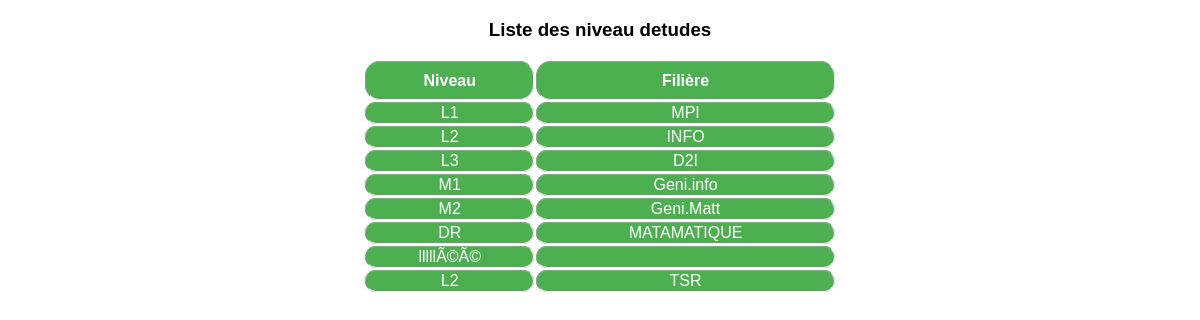
The page /projetdf/list_proj3.php on the database its author committed.
### tables this page shows
CREATE TABLE `niveau` (
  `id` int(20) NOT NULL,
  `niveau` varchar(20) NOT NULL,
  `filiere` text NOT NULL
);

### projetdf/list_proj3.php (the view, shortened to what this page needs)
<!DOCTYPE html>
<html>
<head>
<link rel="stylesheet" type="text/css" href="emp.css">
</head>
<?php
$con=mysqli_connect("localhost","root","","projet");
echo "<h3>"."Liste des niveau detudes"."</h3>";
echo "<table border>";
echo "<tr>";
echo "<th>". "Niveau". "</th>" ;
echo "<th>". "Filière". "</th>"."</tr>" ;
$sql= "select * from niveau ";
$resultat = mysqli_query($con,$sql);
if(mysqli_num_rows($resultat)>0){
while($lign=mysqli_fetch_row($resultat)){
	echo "<tr>";
	echo"<td>". $lign[1]."</td>";
	echo "<td>".$lign[2]."</td>";
	echo "</tr>";
}
} else
{
echo  "aucun enregistrements";
}
echo "</table>";
?>

### projetdf/emp.css (style rules this page uses)
table tr { background-color:#4CAF50; color:white; border-radius:8px; }
table { width:40%; margin:auto; }
tr { text-align:center; }
h3 { text-align:center; }
th { border-radius:15px; height:35px; }
td { border-radius:15px; }
table { border:none; }

### rows shown on the page
niveau: niveau "L1", filiere "MPI"
niveau: niveau "L2", filiere "INFO"
niveau: niveau "L3", filiere "D2I"
niveau: niveau "M1", filiere "Geni.info"
niveau: niveau "M2", filiere "Geni.Matt"
niveau: niveau "DR", filiere "MATAMATIQUE"
niveau: niveau "lllllÃ©Ã©"
niveau: niveau "L2", filiere "TSR"
